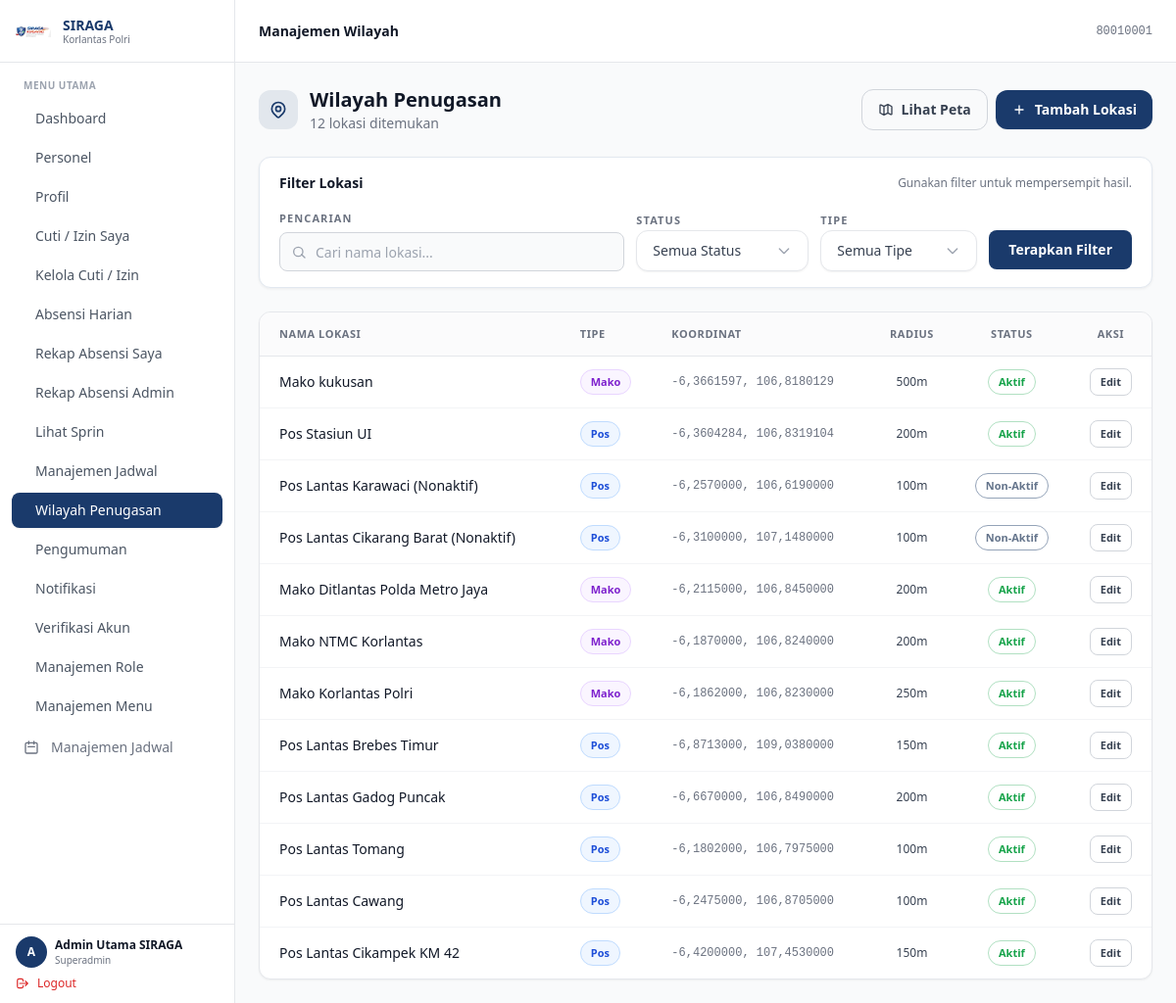
The page /locations/ (signed in) on the database its author committed.
### accounts/models.py (models this page shows, shortened)
class MenuItem(models.Model):
    label = models.CharField(max_length=100, verbose_name='Label')
    path = models.CharField(max_length=200, blank=True, verbose_name='Path / URL Name')
    icon = models.CharField(max_length=100, blank=True, verbose_name='Icon')
    parent = models.ForeignKey(
        'self', on_delete=models.CASCADE, null=True, blank=True,
        related_name='submenus', verbose_name='Parent Menu'
    )
    sort_order = models.IntegerField(default=0, verbose_name='Sort Order')
    is_active = models.BooleanField(default=True, verbose_name='Active')
    class Meta:
        verbose_name = 'Menu Item'
        verbose_name_plural = 'Menu Items'
        ordering = ['sort_order', 'label']
    def get_url(self):
        try:
            return reverse(self.path)
        except NoReverseMatch:
            return self.path

class Personel(AbstractBaseUser, PermissionsMixin):
    ROLE_CHOICES = [
        ('personel', 'Personel'),
        ('operator', 'Operator'),
        ('pimpinan', 'Pimpinan'),
        ('superadmin', 'Superadmin'),
    ]
    PANGKAT_CHOICES = [
        ('Bharada', 'Bharada'),
        ('Bhayangkara', 'Bhayangkara'),
        ('Bripda', 'Bripda'),
        ('Briptu', 'Briptu'),
        ('Brigpol', 'Brigpol'),
        ('Bripka', 'Bripka'),
        ('Aipda', 'Aipda'),
        ('Aiptu', 'Aiptu'),
        ('Ipda', 'Ipda'),
        ('Iptu', 'Iptu'),
        ('AKP', 'AKP'),
        ('Kompol', 'Kompol'),
        ('AKBP', 'AKBP'),
        ('Kombespol', 'Kombespol'),
        ('Brigjen Pol', 'Brigjen Pol'),
        ('Irjen Pol', 'Irjen Pol'),
        ('Komjen Pol', 'Komjen Pol'),
        ('Jenderal Pol', 'Jenderal Pol'),
    ]
    nrp = models.CharField(max_length=20, unique=True, verbose_name='NRP')
    nama_lengkap = models.CharField(max_length=200, verbose_name='Nama Lengkap')
    email = models.EmailField(blank=True, verbose_name='Email')
    no_hp = models.CharField(max_length=20, blank=True, verbose_name='No. HP')
    pangkat = models.CharField(max_length=50, choices=PANGKAT_CHOICES, blank=True, verbose_name='Pangkat')
    jabatan = models.CharField(max_length=200, blank=True, verbose_name='Jabatan')
    satker = models.ForeignKey(
        Satker, on_delete=models.SET_NULL, null=True, blank=True,
        related_name='personel', verbose_name='Satuan Kerja'
    )
    role = models.CharField(max_length=20, choices=ROLE_CHOICES, default='personel', verbose_name='Role')
    role_obj = models.ForeignKey(
        Role, on_delete=models.SET_NULL, null=True, blank=True,
        related_name='personel_set', verbose_name='Role (Object)'
    )
    foto = models.ImageField(upload_to='foto_personel/', blank=True, null=True, verbose_name='Foto')
    is_active = models.BooleanField(default=False)
    status_verifikasi = models.CharField(
        max_length=20,
        choices=[('pending', 'Pending'), ('approved', 'Approved')],
        default='pending'
    )
    is_staff = models.BooleanField(default=False)
    tanggal_bergabung = models.DateTimeField(auto_now_add=True)
    tanggal_nonaktif = models.DateTimeField(null=True, blank=True, verbose_name='Tanggal Dinonaktifkan')
    alasan_nonaktif = models.TextField(blank=True, verbose_name='Alasan Dinonaktifkan')
    objects = PersonelManager()
    USERNAME_FIELD = 'nrp'
    REQUIRED_FIELDS = ['nama_lengkap']
    class Meta:
        verbose_name = 'Personel'
        verbose_name_plural = 'Personel'
        ordering = ['nama_lengkap']
    @property
    def is_superadmin(self):
        if self.role_obj:
            return self.role_obj.nama.lower() == 'superadmin'
        return self.role == 'superadmin'

### locations/models.py (models this page shows, shortened)
class Location(models.Model):
    TYPE_CHOICES = [
        ('pos', 'Pos'),
        ('mako', 'Mako'),
    ]
    name = models.CharField(max_length=255, unique=True, verbose_name='Nama Lokasi')
    type = models.CharField(max_length=10, choices=TYPE_CHOICES, verbose_name='Tipe')
    latitude = models.DecimalField(max_digits=10, decimal_places=7, verbose_name='Latitude')
    longitude = models.DecimalField(max_digits=10, decimal_places=7, verbose_name='Longitude')
    radius = models.IntegerField(default=100, verbose_name='Radius (meter)')
    is_active = models.BooleanField(default=True, verbose_name='Aktif')
    created_at = models.DateTimeField(auto_now_add=True, verbose_name='Dibuat Pada')
    updated_at = models.DateTimeField(auto_now=True, verbose_name='Diperbarui Pada')
    class Meta:
        verbose_name = 'Wilayah Penugasan'
        verbose_name_plural = 'Wilayah Penugasan'
        ordering = ['-created_at']

### locations/views.py (the view)
# urls.py: path('', views.location_list, name='daftar'),
@login_required
@cek_akses_menu('locations:daftar')
def location_list(request):
    _ensure_location_management_access(request)
    qs = Location.objects.all()
    search = request.GET.get('q', '').strip()
    if search:
        qs = qs.filter(name__icontains=search)
    status_filter = request.GET.get('status', '')
    if status_filter == 'aktif':
        qs = qs.filter(is_active=True)
    elif status_filter == 'nonaktif':
        qs = qs.filter(is_active=False)
    type_filter = request.GET.get('type', '')
    if type_filter in ('pos', 'mako'):
        qs = qs.filter(type=type_filter)
    return render(request, 'locations/daftar_lokasi.html', {
        'locations': qs,
        'search': search,
        'status_filter': status_filter,
        'type_filter': type_filter,
    })

### templates/locations/daftar_lokasi.html (shortened to what this page needs)
{% extends 'base.html' %}
{% block page_title %}Manajemen Wilayah{% endblock %}
{% block content %}
<div class="flex flex-col gap-6">
  <div class="flex flex-col gap-3 sm:flex-row sm:items-center sm:justify-between">
    <div class="flex items-center gap-3">
      <div class="flex items-center justify-center w-10 h-10 rounded-xl bg-[#1a3a6b]/10">
      </div>
      <div>
        <h1 class="text-xl font-bold text-gray-900">Wilayah Penugasan</h1>
        <p class="text-sm text-gray-500">{{ locations|length }} lokasi ditemukan</p>
      </div>
    </div>
    {% if user.role in 'superadmin,operator' %}
    <div class="flex items-center gap-2">
      <a href="{% url 'locations:peta' %}" class="inline-flex items-center gap-2 px-4 py-2.5 rounded-xl border border-gray-300 text-sm font-semibold text-gray-700 hover:bg-gray-50 transition-colors">
        <svg class="w-4 h-4" fill="none" stroke="currentColor" viewBox="0 0 24 24"><path stroke-linecap="round" stroke-linejoin="round" stroke-width="2" d="M9 20l-5.447-2.724A1 1 0 013 16.382V5.618a1 1 0 011.447-.894L9 7m0 13l6-3m-6 3V7m6 10l4.553 2.276A1 1 0 0021 18.382V7.618a1 1 0 00-.553-.894L15 4m0 13V4m0 0L9 7"/></svg>
        Lihat Peta
      </a>
      <a href="{% url 'locations:tambah' %}" class="inline-flex items-center gap-2 px-4 py-2.5 rounded-xl bg-[#1a3a6b] text-white text-sm font-bold hover:bg-[#2d5da6] transition-colors shadow-sm">
        <svg class="w-4 h-4" fill="none" stroke="currentColor" viewBox="0 0 24 24"><path stroke-linecap="round" stroke-linejoin="round" stroke-width="2" d="M12 6v6m0 0v6m0-6h6m-6 0H6"/></svg>
        Tambah Lokasi
      </a>
    </div>
    {% endif %}
  </div>
  <form method="GET" class="card px-5 py-4">
    <div class="flex items-center justify-between gap-2 mb-3">
      <h2 class="text-sm font-bold text-gray-900">Filter Lokasi</h2>
      <p class="text-xs text-gray-500">Gunakan filter untuk mempersempit hasil.</p>
    </div>
    <div class="flex flex-col lg:flex-row lg:items-end gap-3">
      <div class="flex-1 min-w-[260px]">
        <label for="filter-q" class="text-[11px] font-semibold text-gray-500 uppercase tracking-widest">Pencarian</label>
        <div class="relative mt-1">
          <input id="filter-q" type="text" name="q" value="{{ search }}" placeholder="Cari nama lokasi..."
                 class="w-full h-10 pl-9 pr-3 rounded-lg border border-gray-300 bg-gray-50 text-sm focus:outline-none focus:ring-2 focus:ring-[#1a3a6b]" />
        </div>
      </div>
      <div class="w-full lg:w-44">
        <label for="filter-status" class="text-[11px] font-semibold text-gray-500 uppercase tracking-widest">Status</label>
      </div>
      <div class="w-full lg:w-40">
        <label for="filter-type" class="text-[11px] font-semibold text-gray-500 uppercase tracking-widest">Tipe</label>
      </div>
      <div class="flex items-center gap-2 lg:pb-0.5">
        <button type="submit" class="h-10 px-5 rounded-lg bg-[#1a3a6b] text-white text-sm font-semibold hover:bg-[#2d5da6] transition-colors whitespace-nowrap">
          Terapkan Filter
        </button>
      </div>
    </div>
  </form>
  <div class="rounded-xl bg-white border border-gray-200 shadow-sm overflow-hidden">
    <div class="overflow-x-auto">
      <table class="w-full text-sm">
        <thead>
          <tr class="border-b border-gray-200 bg-gray-50/70">
            <th class="text-left px-5 py-3 text-[11px] font-semibold text-gray-500 uppercase tracking-wider">Nama Lokasi</th>
            <th class="text-left px-4 py-3 text-[11px] font-semibold text-gray-500 uppercase tracking-wider">Tipe</th>
            <th class="text-left px-4 py-3 text-[11px] font-semibold text-gray-500 uppercase tracking-wider">Koordinat</th>
            <th class="text-center px-4 py-3 text-[11px] font-semibold text-gray-500 uppercase tracking-wider">Radius</th>
            <th class="text-center px-4 py-3 text-[11px] font-semibold text-gray-500 uppercase tracking-wider">Status</th>
            <th class="text-center px-4 py-3 text-[11px] font-semibold text-gray-500 uppercase tracking-wider">Aksi</th>
          </tr>
        </thead>
        <tbody id="real-data" class="hidden divide-y divide-gray-100">
          {% for loc in locations %}
          <tr class="hover:bg-gray-50/60 transition-colors">
            <td class="px-5 py-3 font-medium text-gray-900">{{ loc.name }}</td>
            <td class="px-4 py-3">
              <span class="inline-flex items-center px-2.5 py-0.5 rounded-full text-[11px] font-semibold
                {% if loc.type == 'pos' %}bg-blue-50 text-blue-700 border border-blue-200
                {% else %}bg-purple-50 text-purple-700 border border-purple-200{% endif %}">
                {{ loc.get_type_display }}
              </span>
            </td>
            <td class="px-4 py-3 font-mono text-xs text-gray-500">{{ loc.latitude }}, {{ loc.longitude }}</td>
            <td class="px-4 py-3 text-center text-xs text-gray-700 font-medium">{{ loc.radius }}m</td>
            <td class="px-4 py-3 text-center">
              {% if loc.is_active %}
              <span class="badge badge-aktif">Aktif</span>
              {% else %}
              <span class="badge badge-draft">Non-Aktif</span>
              {% endif %}
            </td>
            <td class="px-4 py-3">
              <div class="flex items-center justify-center gap-1.5">
                <a href="{% url 'locations:edit' loc.pk %}" class="inline-flex items-center gap-1 h-7 px-2.5 rounded-lg border border-gray-300 text-[11px] font-semibold text-gray-700 hover:bg-gray-50">Edit</a>
              </div>
            </td>
          </tr>
          {% empty %}
          <tr><td colspan="6" class="px-5 py-12 text-center text-gray-400 text-sm">Belum ada data lokasi.</td></tr>
          {% endfor %}
        </tbody>
      </table>
    </div>
  </div>
</div>
{% endblock %}

### templates/base.html (shortened to what this page needs)
<!DOCTYPE html>
<html lang="id" class="h-full">
<head>
  <script src="https://cdn.tailwindcss.com"></script>
  {% load static %}
  <link rel="stylesheet" href="{% static 'css/custom.css' %}" />
</head>
<body class="h-full bg-gray-50 text-gray-900 antialiased">
  {% if user.is_authenticated %}
  <div class="flex h-full min-h-screen">
    <aside id="sidebar"
      class="w-60 bg-white border-r border-gray-200 flex flex-col shrink-0 transition-all duration-300">
      <div class="flex items-center gap-3 h-16 px-4 border-b border-gray-200">
        {% load static %}
        <img src="{% static 'images/logo-siraga.png' %}" alt="SIRAGA" class="w-9 h-9 object-contain" />
        <div>
          <p class="text-sm font-bold text-[#1a3a6b] leading-tight">SIRAGA</p>
          <p class="text-[10px] text-gray-500 leading-tight">Korlantas Polri</p>
        </div>
      </div>
      <nav class="flex-1 overflow-y-auto px-3 py-4">
        <p class="text-[10px] font-semibold text-gray-400 uppercase tracking-wider px-3 mb-2">Menu Utama</p>
        <ul class="flex flex-col gap-0.5 mb-4">
          {% if user.is_authenticated and user.role_obj and user.role_obj.menus.all %}
            {% for menu in user.role_obj.menus.all %}
              {% if menu.is_active %}
              <li>
                <a href="{{ menu.get_url }}"
                  class="flex items-center gap-3 rounded-lg px-3 py-2 text-sm font-medium transition-colors mb-0.5
                  {% if request.path == menu.get_url %}bg-primary text-white shadow-sm{% else %}text-gray-600 hover:bg-gray-100 hover:text-gray-900{% endif %}">
                  <span class="truncate">{{ menu.label }}</span>
                </a>
              </li>
              {% endif %}
            {% endfor %}
          {% endif %}
          {% if user.role == 'superadmin' or user.role == 'pimpinan' %}
          <li>
            <a href="{% url 'schedules:calendar' %}"
              class="flex items-center gap-3 rounded-lg px-3 py-2.5 text-sm font-medium transition-colors
                    {% if request.resolver_match.app_name == 'schedules' %}bg-[#1a3a6b] text-white{% else %}text-gray-500 hover:bg-gray-100 hover:text-gray-900{% endif %}">
              <svg class="w-4 h-4 shrink-0" fill="none" stroke="currentColor" viewBox="0 0 24 24">
                <path stroke-linecap="round" stroke-linejoin="round" stroke-width="2"
                  d="M8 7V3m8 4V3m-9 8h10M5 21h14a2 2 0 002-2V7a2 2 0 00-2-2H5a2 2 0 00-2 2v12a2 2 0 002 2z" />
              </svg>
              Manajemen Jadwal
            </a>
          </li>
          {% endif %}
        </ul>
      </nav>
      <div class="px-4 py-3 border-t border-gray-200">
        <div class="flex items-center gap-2 mb-2">
          <div
            class="w-8 h-8 rounded-full bg-[#1a3a6b] flex items-center justify-center text-white text-xs font-bold shrink-0">
            {{ user.nama_lengkap|first|upper }}
          </div>
          <div class="min-w-0">
            <p class="text-xs font-semibold text-gray-900 truncate">{{ user.nama_lengkap }}</p>
            <p class="text-[10px] text-gray-500 truncate">{{ user.get_role_display }}</p>
          </div>
        </div>
        <a href="{% url 'accounts:logout' %}"
          class="flex items-center gap-2 text-xs text-red-600 hover:text-red-800 font-medium transition-colors">
          <svg class="w-3.5 h-3.5" fill="none" stroke="currentColor" viewBox="0 0 24 24">
            <path stroke-linecap="round" stroke-linejoin="round" stroke-width="2"
              d="M17 16l4-4m0 0l-4-4m4 4H7m6 4v1a3 3 0 01-3 3H6a3 3 0 01-3-3V7a3 3 0 013-3h4a3 3 0 013 3v1" />
          </svg>
          Logout
        </a>
      </div>
    </aside>
    <div class="flex-1 flex flex-col overflow-hidden">
      <header class="h-16 bg-white border-b border-gray-200 flex items-center px-6 shrink-0">
        <h2 class="text-sm font-semibold text-gray-900">{% block page_title %}Dashboard{% endblock %}</h2>
        <div class="ml-auto flex items-center gap-3">
          <span class="text-xs text-gray-500 font-mono">{{ user.nrp }}</span>
        </div>
      </header>
      <main class="flex-1 overflow-y-auto px-6 py-6">
        {% block content %}{% endblock %}
      </main>
    </div>
  </div>
  {% else %}
  {% block full_page %}{% endblock %}
  {% endif %}
</body>
</html>

### rows shown on the page
MenuItem: label "Dashboard"
MenuItem: label "Personel"
MenuItem: label "Profil"
MenuItem: label "Cuti / Izin Saya"
MenuItem: label "Kelola Cuti / Izin"
MenuItem: label "Absensi Harian"
MenuItem: label "Rekap Absensi Saya"
MenuItem: label "Rekap Absensi Admin"
MenuItem: label "Lihat Sprin"
MenuItem: label "Manajemen Jadwal"
MenuItem: label "Wilayah Penugasan"
MenuItem: label "Pengumuman"
MenuItem: label "Notifikasi"
MenuItem: label "Verifikasi Akun"
MenuItem: label "Manajemen Role"
MenuItem: label "Manajemen Menu"
Personel: nama_lengkap|first "A", nama_lengkap "Admin Utama SIRAGA", role "Superadmin", nrp "80010001"
Location: name "Mako kukusan", type "Mako", latitude "-6,3661597", longitude "106,8180129", radius "500", is_active "Aktif"
Location: name "Pos Stasiun UI", type "Pos", latitude "-6,3604284", longitude "106,8319104", radius "200", is_active "Aktif"
Location: name "Pos Lantas Karawaci (Nonaktif)", type "Pos", latitude "-6,2570000", longitude "106,6190000", radius "100", is_active "Non-Aktif"
Location: name "Pos Lantas Cikarang Barat (Nonaktif)", type "Pos", latitude "-6,3100000", longitude "107,1480000", radius "100", is_active "Non-Aktif"
Location: name "Mako Ditlantas Polda Metro Jaya", type "Mako", latitude "-6,2115000", longitude "106,8450000", radius "200", is_active "Aktif"
Location: name "Mako NTMC Korlantas", type "Mako", latitude "-6,1870000", longitude "106,8240000", radius "200", is_active "Aktif"
Location: name "Mako Korlantas Polri", type "Mako", latitude "-6,1862000", longitude "106,8230000", radius "250", is_active "Aktif"
Location: name "Pos Lantas Brebes Timur", type "Pos", latitude "-6,8713000", longitude "109,0380000", radius "150", is_active "Aktif"
Location: name "Pos Lantas Gadog Puncak", type "Pos", latitude "-6,6670000", longitude "106,8490000", radius "200", is_active "Aktif"
Location: name "Pos Lantas Tomang", type "Pos", latitude "-6,1802000", longitude "106,7975000", radius "100", is_active "Aktif"
Location: name "Pos Lantas Cawang", type "Pos", latitude "-6,2475000", longitude "106,8705000", radius "100", is_active "Aktif"
Location: name "Pos Lantas Cikampek KM 42", type "Pos", latitude "-6,4200000", longitude "107,4530000", radius "150", is_active "Aktif"

### other values the page prints
{{ locations|length }} "12"
